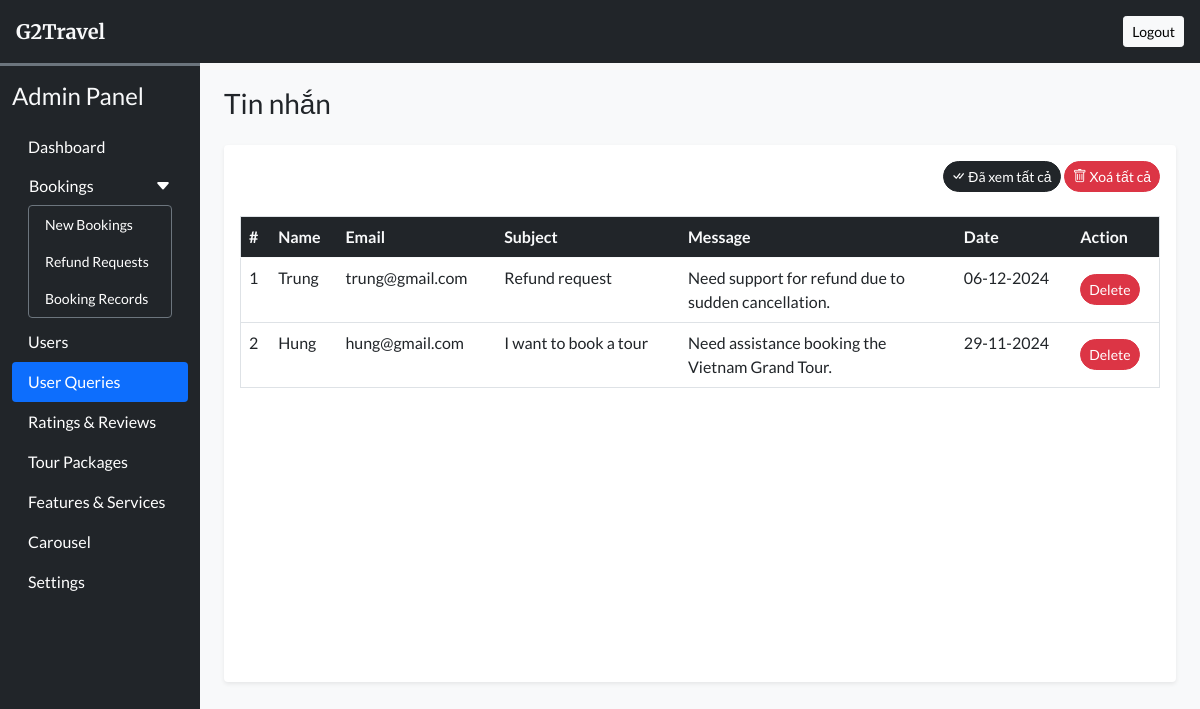
Page /admin/user_queries.php (signed in) on the committed database.
### tables this page shows
CREATE TABLE `user_queries` (
  `sr_no` int(11) NOT NULL,
  `name` varchar(50) NOT NULL,
  `email` varchar(150) NOT NULL,
  `subject` varchar(200) NOT NULL,
  `message` varchar(500) NOT NULL,
  `datentime` datetime NOT NULL DEFAULT current_timestamp(),
  `seen` tinyint(4) NOT NULL DEFAULT 0
);

### admin/user_queries.php (the view, shortened to what this page needs)
<!DOCTYPE html>
<html lang="en">
<head>
  <?php require('inc/links.php'); ?>
</head>
<body class="bg-light">
  <?php require('inc/header.php'); ?>
  <div class="container-fluid" id="main-content">
    <div class="row">
      <div class="col-lg-10 ms-auto p-4 overflow-hidden">
        <h3 class="mb-4">Tin nhắn</h3>
        <div class="card border-0 shadow-sm mb-4">
          <div class="card-body">
            <div class="text-end mb-4">
              <a href="?seen=all" class="btn btn-dark rounded-pill shadow-none btn-sm">
                <i class="bi bi-check-all"></i> Đã xem tất cả
              </a>
              <a href="?del=all" class="btn btn-danger rounded-pill shadow-none btn-sm">
                <i class="bi bi-trash"></i> Xoá tất cả
              </a>
            </div>
            <div class="table-responsive-md" style="height: 450px; overflow-y: scroll;">
              <table class="table table-hover border">
                <thead class="sticky-top">
                  <tr class="bg-dark text-light">
                    <th scope="col">#</th>
                    <th scope="col">Name</th>
                    <th scope="col">Email</th>
                    <th scope="col" width="20%">Subject</th>
                    <th scope="col" width="30%">Message</th>
                    <th scope="col">Date</th>
                    <th scope="col">Action</th>
                  </tr>
                </thead>
                <tbody>
                  <?php
                    $q = "SELECT * FROM `user_queries` ORDER BY `sr_no` DESC";
                    $data = mysqli_query($con,$q);
                    $i=1;
                    while($row = mysqli_fetch_assoc($data))
                    {
                      $date = date('d-m-Y',strtotime($row['datentime']));
                      $seen='';
                      $seen.="<a href='?del=$row[sr_no]' class='btn btn-sm rounded-pill btn-danger mt-2'>Delete</a>";
                      echo<<<query
                        <tr>
                          <td>$i</td>
                          <td>$row[name]</td>
                          <td>$row[email]</td>
                          <td>$row[subject]</td>
                          <td>$row[message]</td>
                          <td>$date</td>
                          <td>$seen</td>
                        </tr>
                      query;
                      $i++;
                    }
                  ?>
                </tbody>
              </table>
            </div>
          </div>
        </div>
      </div>
    </div>
  </div>
</body>
</html>

### admin/css/common.css (style rules this page uses)
:root { --teal: #2ec1ac; --teal_hover: #279e8c; }
* { font-family: 'Lato', sans-serif; }

### rows in the picture
user_queries: name "Trung", email "trung@gmail.com", subject "Refund request", message "Need support for refund due to sudden cancellation.", datentime "06-12-2024"
user_queries: name "Hung", email "hung@gmail.com", subject "I want to book a tour", message "Need assistance booking the Vietnam Grand Tour.", datentime "29-11-2024"
